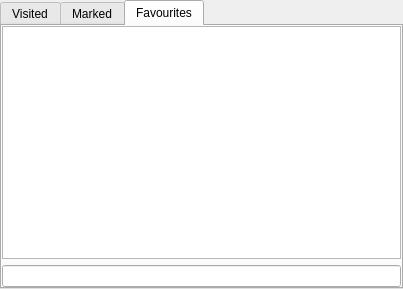
<?xml version="1.0" encoding="UTF-8"?>
<ui version="4.0">
 <class>CatalogWidget</class>
 <widget class="QWidget" name="CatalogWidget">
  <property name="geometry">
   <rect>
    <x>0</x>
    <y>0</y>
    <width>403</width>
    <height>289</height>
   </rect>
  </property>
  <property name="windowTitle">
   <string>Form</string>
  </property>
  <layout class="QGridLayout" name="gridLayout">
   <property name="margin">
    <number>0</number>
   </property>
   <item row="0" column="0">
    <widget class="QTabWidget" name="tabWidget">
     <property name="currentIndex">
      <number>2</number>
     </property>
     <widget class="QWidget" name="tabVisited">
      <attribute name="title">
       <string>Visited</string>
      </attribute>
      <layout class="QGridLayout" name="gridLayout_2">
       <property name="margin">
        <number>0</number>
       </property>
       <item row="0" column="0">
        <widget class="QTreeView" name="tvVisitedNodes"/>
       </item>
       <item row="1" column="0">
        <widget class="QLineEdit" name="leVisitedSearch"/>
       </item>
      </layout>
     </widget>
     <widget class="QWidget" name="tabMarked">
      <attribute name="title">
       <string>Marked</string>
      </attribute>
      <layout class="QGridLayout" name="gridLayout_3">
       <property name="margin">
        <number>0</number>
       </property>
       <item row="0" column="0">
        <widget class="QTreeView" name="tvMarkedNodes"/>
       </item>
       <item row="1" column="0">
        <widget class="QLineEdit" name="leMarkedSearch"/>
       </item>
      </layout>
     </widget>
     <widget class="QWidget" name="tabFavourites">
      <attribute name="title">
       <string>Favourites</string>
      </attribute>
      <layout class="QGridLayout" name="gridLayout_4">
       <property name="margin">
        <number>0</number>
       </property>
       <item row="0" column="0">
        <widget class="QSplitter" name="splitter">
         <property name="orientation">
          <enum>Qt::Horizontal</enum>
         </property>
         <widget class="QWidget" name="layoutWidget">
          <layout class="QVBoxLayout" name="verticalLayout">
           <item>
            <widget class="QTreeView" name="tvFavourites"/>
           </item>
           <item>
            <widget class="QLineEdit" name="leFavouriteSearch"/>
           </item>
          </layout>
         </widget>
        </widget>
       </item>
      </layout>
     </widget>
    </widget>
   </item>
  </layout>
 </widget>
 <resources/>
 <connections/>
</ui>
